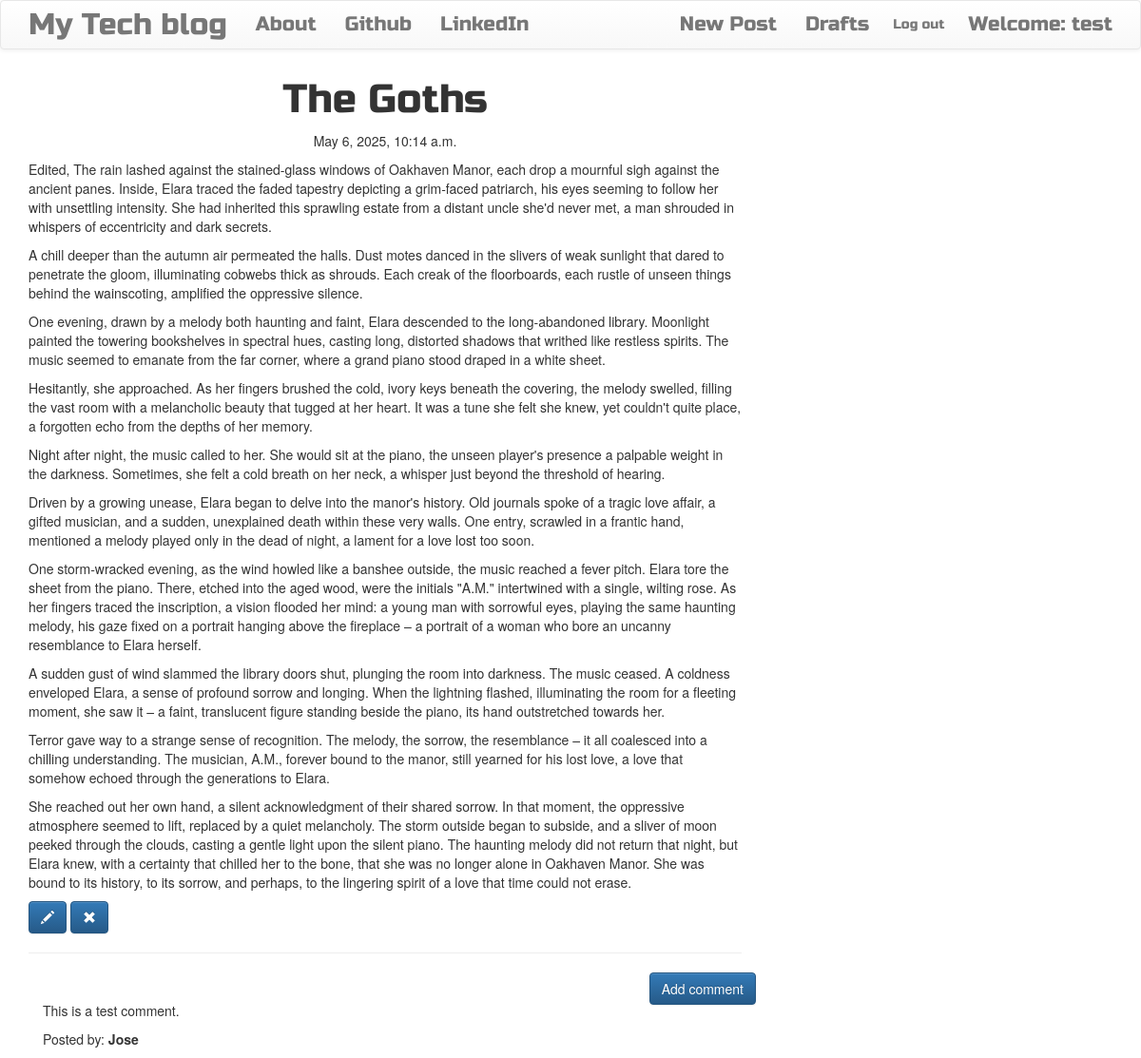
The app's page /post/5/ (signed in) with its own data.
### blog/models.py (models this page shows, shortened)
class Post(models.Model):
    author = models.ForeignKey('auth.User',on_delete=models.CASCADE)
    title = models.CharField(max_length=256)
    text = models.TextField()
    create_date = models.DateTimeField(default=timezone.now)
    published_date = models.DateTimeField(blank=True,null=True)

class Comment(models.Model):
    post = models.ForeignKey('blog.Post',related_name='comments',on_delete=models.CASCADE)
    author = models.CharField(max_length=128)
    text = models.TextField()
    create_date = models.DateTimeField(default=timezone.now)
    approved_comment = models.BooleanField(default=False)

### blog/views.py (the view)
# urls.py: path('post/<int:pk>/', views.PostDetailView.as_view(), name='post_detail'),
class PostDetailView(DetailView):
    model = Post

### blog/templates/blog/post_detail.html (shortened to what this page needs)
{% extends 'blog/base.html' %}
{% block content %}
        <h2 class='posttitle loader'>{{ post.title }}</h2>
        {% if post.published_date %}
            <div class="date postdate">
                {{ post.published_date }}
            </div>
        {% else %}
            <a class="btn btn-default" href="{% url 'post_publish' pk=post.pk %}">Publish</a>
        {% endif %}
      <p class='postcontent' >{{ post.text|safe|linebreaksbr }}</p>
      {% if user.is_authenticated %}
          <a class="btn btn-primary" href="{% url 'post_edit' pk=post.pk %}"><span class="glyphicon glyphicon-pencil"></span></a>
          <a class="btn btn-primary" href="{% url 'post_remove' pk=post.pk %}"><span class="glyphicon glyphicon-remove"></span></a>
      {% endif %}
  <hr>
  <a class="btn btn-primary btn-comment" href="{% url 'add_comment_to_post' pk=post.pk %}">Add comment</a>
  <div class="container">
  {% for comment in post.comments.all %}
  <br>
      {% if user.is_authenticated or comment.approved_comment %}
          <p>{{ comment.text|safe|linebreaks }}</p>
          <p>Posted by: <strong>{{ comment.author }}</strong></p>
      {% endif %}
  {% empty %}
      <p>No comments posted.</p>
  {% endfor %}
</div>
{% endblock %}

### blog/templates/blog/base.html (shortened to what this page needs)
<!DOCTYPE html>
{% load static %}
<html>
    <head>
        <link rel="stylesheet" href="https://maxcdn.bootstrapcdn.com/bootstrap/3.3.7/css/bootstrap.min.css">
        <link rel="stylesheet" href="https://maxcdn.bootstrapcdn.com/bootstrap/3.3.7/css/bootstrap-theme.min.css">
        <link rel="stylesheet" href="//cdn.jsdelivr.net/medium-editor/latest/css/medium-editor.min.css" type="text/css" media="screen" charset="utf-8">
        <link rel="stylesheet" href="{% static 'css/blog.css' %}">
<body class='loader'>
  <nav class="navbar navbar-default techfont custom-navbar">
    <div class="container">
      <ul class="nav navbar-nav">
        <li><a class='navbar-brand bigbrand' href="{% url 'post_list' %}">My Tech blog</a></li>
        <li><a href="{% url 'about'%}">About</a></li>
        <li><a href="https://www.github.com">Github</a></li>
        <li><a href="https://www.linkedin.com">LinkedIn</a></li>
      </ul>
      <ul class="nav navbar-nav navbar-right">
        {% if user.is_authenticated %}
        <li>
          <a href="{% url 'post_new' %}" >New Post</a>
        </li>
        <li>
          <a href="{% url 'post_draft_list' %}">Drafts</a>
        </li>
        <li>
          <form method="post" action="{% url 'logout' %}" style="display:inline;">
            <button type="submit" class="nav-link-button">Log out</button>
          </form>
        </li>
        <li>
          <a >Welcome: {{ user.username }}</a>
        </li>
          {% else %}
          <li><a class='nav navbar-right' href="{% url 'login' %}" ><span class="glyphicon glyphicon-user"></span></a></li>
        {% endif %}
      </ul>
  </div>
</nav>
        <div class="content container">
            <div class="row">
                <div class="col-md-8">
                  <div class="blog_posts">
                    {% block content %}
                    {% endblock %}
                  </div>
                </div>
            </div>
        </div>
</body>
</html>

### blog/static/css/blog.css (style rules this page uses)
.nav-link-button { background: none; border: none; padding: 15px 10px; font-size: 14px; font-family: inherit; color: #777; text-decoration: none; display: inline; cursor: pointer; font-weight: normal; box-shadow: none; }
.techfont { font-family: 'Russo One', sans-serif; font-size: 1.5em; margin-bottom: 10px; }
.postdate { text-align: center; }
.posttitle { font-family: 'Russo One', sans-serif; font-size: 3em; text-align: center; }
.postcontent { font-family: 'Montserrat'; font-size: 1.5em; }
.btn-comment { position: absolute; right: 0px; }
.bigbrand { font-size: 1.5em; }
.loader { filter:hue-rotate(0deg); color: linear-gradient(45deg,#0f8,#08f); animation:hue 5000ms infinite linear; }

### records on screen
Post: title "The Goths", published_date "May 6, 2025, 10:14 a.m.", text "Edited, The rain lashed against the stained-glass windows of Oakhaven Manor, each drop a mournful sigh against the ancient panes. Inside, Elara traced the faded tapestry depicting a grim-faced patriarch, his eyes seeming to follow her with unsettling intensity. She had inherited this sprawling estate from a distant uncle she'd never met, a man shrouded in whispers of eccentricity and dark secrets. A chill deeper than the autumn air permeated the halls. Dust motes danced in the slivers of weak sunlight that dared to penetrate the gloom, illuminating cobwebs thick as shrouds. Each creak of the floorboards, each rustle of unseen things behind the wainscoting, amplified the oppressive silence.…"
Comment: text "This is a test comment.", author "Jose"

### other values on screen
{{ user.username }} "test"
